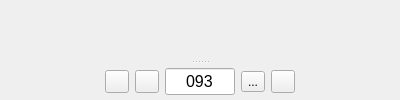
      <widget class="QFrame" name="view_frame">
       <property name="sizePolicy">
        <sizepolicy hsizetype="Preferred" vsizetype="Preferred">
         <horstretch>2</horstretch>
         <verstretch>0</verstretch>
        </sizepolicy>
       </property>
       <property name="frameShape">
        <enum>QFrame::NoFrame</enum>
       </property>
       <property name="frameShadow">
        <enum>QFrame::Raised</enum>
       </property>
       <layout class="QVBoxLayout" name="verticalLayout_2">
        <property name="leftMargin">
         <number>0</number>
        </property>
        <property name="topMargin">
         <number>0</number>
        </property>
        <property name="rightMargin">
         <number>0</number>
        </property>
        <property name="bottomMargin">
         <number>0</number>
        </property>
        <item>
         <widget class="QSplitter" name="splitter_2">
          <property name="orientation">
           <enum>Qt::Vertical</enum>
          </property>
          <widget class="QFrame" name="vtk_frame">
           <property name="sizePolicy">
            <sizepolicy hsizetype="Ignored" vsizetype="Ignored">
             <horstretch>0</horstretch>
             <verstretch>100</verstretch>
            </sizepolicy>
           </property>
           <property name="minimumSize">
            <size>
             <width>400</width>
             <height>0</height>
            </size>
           </property>
           <property name="sizeIncrement">
            <size>
             <width>0</width>
             <height>1</height>
            </size>
           </property>
           <property name="frameShape">
            <enum>QFrame::NoFrame</enum>
           </property>
           <property name="frameShadow">
            <enum>QFrame::Raised</enum>
           </property>
          </widget>
          <widget class="QFrame" name="frame_3">
           <property name="sizePolicy">
            <sizepolicy hsizetype="Preferred" vsizetype="Fixed">
             <horstretch>0</horstretch>
             <verstretch>0</verstretch>
            </sizepolicy>
           </property>
           <property name="minimumSize">
            <size>
             <width>0</width>
             <height>36</height>
            </size>
           </property>
           <property name="maximumSize">
            <size>
             <width>16777215</width>
             <height>36</height>
            </size>
           </property>
           <property name="baseSize">
            <size>
             <width>0</width>
             <height>36</height>
            </size>
           </property>
           <property name="frameShape">
            <enum>QFrame::NoFrame</enum>
           </property>
           <property name="frameShadow">
            <enum>QFrame::Raised</enum>
           </property>
           <layout class="QHBoxLayout" name="horizontalLayout_2">
            <property name="topMargin">
             <number>0</number>
            </property>
            <property name="bottomMargin">
             <number>0</number>
            </property>
            <item>
             <spacer name="horizontalSpacer">
              <property name="orientation">
               <enum>Qt::Horizontal</enum>
              </property>
              <property name="sizeHint" stdset="0">
               <size>
                <width>40</width>
                <height>20</height>
               </size>
              </property>
             </spacer>
            </item>
            <item>
             <widget class="QToolButton" name="reload_last_subject">
              <property name="text">
               <string/>
              </property>
              <property name="icon">
               <iconset resource="resources.qrc">
                <normaloff>:/icons/reload.png</normaloff>:/icons/reload.png</iconset>
              </property>
             </widget>
            </item>
            <item>
             <widget class="QToolButton" name="previus_subject">
              <property name="toolTip">
               <string>Move to previus subject (left arrow)</string>
              </property>
              <property name="text">
               <string/>
              </property>
              <property name="icon">
               <iconset resource="resources.qrc">
                <normaloff>:/icons/previous.png</normaloff>:/icons/previous.png</iconset>
              </property>
             </widget>
            </item>
            <item>
             <widget class="QLineEdit" name="subject_id">
              <property name="sizePolicy">
               <sizepolicy hsizetype="Preferred" vsizetype="Fixed">
                <horstretch>0</horstretch>
                <verstretch>0</verstretch>
               </sizepolicy>
              </property>
              <property name="maximumSize">
               <size>
                <width>70</width>
                <height>16777215</height>
               </size>
              </property>
              <property name="baseSize">
               <size>
                <width>40</width>
                <height>0</height>
               </size>
              </property>
              <property name="font">
               <font>
                <pointsize>12</pointsize>
               </font>
              </property>
              <property name="text">
               <string>093</string>
              </property>
              <property name="maxLength">
               <number>5</number>
              </property>
              <property name="alignment">
               <set>Qt::AlignCenter</set>
              </property>
             </widget>
            </item>
            <item>
             <widget class="QToolButton" name="next_subject">
              <property name="toolTip">
               <string>Move to next subject (right arrow)</string>
              </property>
              <property name="text">
               <string>...</string>
              </property>
              <property name="icon">
               <iconset resource="resources.qrc">
                <normaloff>:/icons/next.png</normaloff>:/icons/next.png</iconset>
              </property>
             </widget>
            </item>
            <item>
             <widget class="QToolButton" name="freeze_subject">
              <property name="toolTip">
               <string>freeze current subject</string>
              </property>
              <property name="text">
               <string/>
              </property>
              <property name="icon">
               <iconset resource="resources.qrc">
                <normaloff>:/icons/thg-password.svg</normaloff>:/icons/thg-password.svg</iconset>
              </property>
              <property name="checkable">
               <bool>true</bool>
              </property>
             </widget>
            </item>
            <item>
             <spacer name="horizontalSpacer_2">
              <property name="orientation">
               <enum>Qt::Horizontal</enum>
              </property>
              <property name="sizeHint" stdset="0">
               <size>
                <width>40</width>
                <height>20</height>
               </size>
              </property>
             </spacer>
            </item>
           </layout>
          </widget>
         </widget>
        </item>
       </layout>
      </widget>
